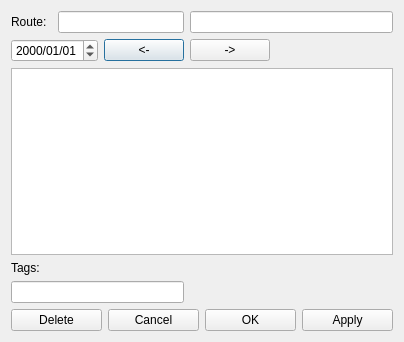
<?xml version="1.0" encoding="UTF-8"?>
<ui version="4.0">
 <class>RouteCommentsDlg</class>
 <widget class="QDialog" name="RouteCommentsDlg">
  <property name="geometry">
   <rect>
    <x>0</x>
    <y>0</y>
    <width>404</width>
    <height>342</height>
   </rect>
  </property>
  <property name="windowTitle">
   <string>Dialog</string>
  </property>
  <layout class="QGridLayout" name="gridLayout">
   <item row="0" column="0">
    <widget class="QLabel" name="label">
     <property name="text">
      <string>Route:</string>
     </property>
    </widget>
   </item>
   <item row="0" column="1" colspan="2">
    <widget class="QLineEdit" name="txtRoute"/>
   </item>
   <item row="0" column="3" colspan="2">
    <widget class="QLineEdit" name="txtRouteAlpha">
     <property name="readOnly">
      <bool>false</bool>
     </property>
    </widget>
   </item>
   <item row="1" column="0" colspan="2">
    <widget class="QDateEdit" name="dateEdit">
     <property name="displayFormat">
      <string>yyyy/MM/dd</string>
     </property>
    </widget>
   </item>
   <item row="1" column="2">
    <widget class="QPushButton" name="btnPrev">
     <property name="text">
      <string>&lt;-</string>
     </property>
    </widget>
   </item>
   <item row="1" column="3">
    <widget class="QPushButton" name="btnNext">
     <property name="text">
      <string>-&gt;</string>
     </property>
    </widget>
   </item>
   <item row="1" column="4">
    <spacer name="horizontalSpacer">
     <property name="orientation">
      <enum>Qt::Horizontal</enum>
     </property>
     <property name="sizeHint" stdset="0">
      <size>
       <width>79</width>
       <height>20</height>
      </size>
     </property>
    </spacer>
   </item>
   <item row="4" column="0" colspan="3">
    <widget class="QLineEdit" name="txtTags"/>
   </item>
   <item row="3" column="0">
    <widget class="QLabel" name="label_2">
     <property name="text">
      <string>Tags:</string>
     </property>
    </widget>
   </item>
   <item row="5" column="0" colspan="5">
    <layout class="QHBoxLayout" name="horizontalLayout">
     <item>
      <widget class="QPushButton" name="btnDelete">
       <property name="text">
        <string>Delete</string>
       </property>
      </widget>
     </item>
     <item>
      <widget class="QPushButton" name="btnCancel">
       <property name="text">
        <string>Cancel</string>
       </property>
      </widget>
     </item>
     <item>
      <widget class="QPushButton" name="btnOK">
       <property name="text">
        <string>OK</string>
       </property>
      </widget>
     </item>
     <item>
      <widget class="QPushButton" name="btnApply">
       <property name="text">
        <string>Apply</string>
       </property>
      </widget>
     </item>
    </layout>
   </item>
   <item row="2" column="0" colspan="5">
    <widget class="HtmlTextEdit" name="txtComments"/>
   </item>
  </layout>
 </widget>
 <customwidgets>
  <customwidget>
   <class>HtmlTextEdit</class>
   <extends>QTextEdit</extends>
   <header>htmltextedit.h</header>
  </customwidget>
 </customwidgets>
 <resources/>
 <connections/>
</ui>
